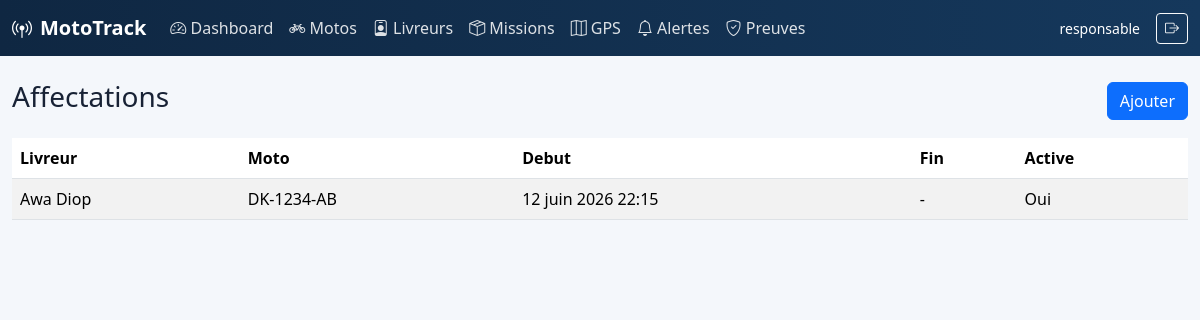
/affectations/ (signed in), run on the app's committed database.
### parc/models.py (models this page shows, shortened)
class Affectation(models.Model):
    livreur = models.ForeignKey(Livreur, on_delete=models.CASCADE, related_name="affectations")
    moto = models.ForeignKey(Moto, on_delete=models.CASCADE, related_name="affectations")
    date_debut = models.DateTimeField(default=timezone.now)
    date_fin = models.DateTimeField(blank=True, null=True)
    active = models.BooleanField(default=True)
    class Meta:
        ordering = ["-date_debut"]

class Livreur(models.Model):
    STATUT_CHOICES = [
        ("actif", "Actif"),
        ("inactif", "Inactif"),
    ]
    user = models.OneToOneField(
        User,
        on_delete=models.SET_NULL,
        related_name="profil_livreur",
        blank=True,
        null=True,
        help_text="Compte utilise par le livreur pour se connecter.",
    )
    nom = models.CharField(max_length=100)
    prenom = models.CharField(max_length=100)
    telephone = models.CharField(max_length=30)
    adresse = models.TextField(blank=True)
    cni = models.CharField("CNI", max_length=50, unique=True)
    numero_permis = models.CharField(max_length=50, blank=True)
    photo = models.ImageField(upload_to="livreurs/", blank=True, null=True)
    statut = models.CharField(max_length=20, choices=STATUT_CHOICES, default="actif")
    class Meta:
        ordering = ["nom", "prenom"]
    def __str__(self):
        return f"{self.prenom} {self.nom}"

class Moto(models.Model):
    ETAT_CHOICES = [
        ("disponible", "Disponible"),
        ("en_service", "En service"),
        ("maintenance", "Maintenance"),
        ("hors_service", "Hors service"),
    ]
    immatriculation = models.CharField(max_length=50, unique=True)
    marque = models.CharField(max_length=100)
    modele = models.CharField(max_length=100, blank=True)
    etat = models.CharField(max_length=20, choices=ETAT_CHOICES, default="disponible")
    class Meta:
        ordering = ["immatriculation"]
    def __str__(self):
        return self.immatriculation

### parc/views.py (the view)
# urls.py: path("affectations/", views.affectation_list, name="affectation_list"),
@responsable_required
def affectation_list(request):
    affectations = Affectation.objects.select_related("livreur", "moto")
    return render(request, "parc/affectation_list.html", {"affectations": affectations})

### parc/views.py (called while the page is built)
def responsable_required(view_func):
    @wraps(view_func)
    @login_required
    def wrapper(request, *args, **kwargs):
        if request.user.is_staff or request.user.is_superuser:
            return view_func(request, *args, **kwargs)
        if hasattr(request.user, "profil_livreur"):
            return redirect("livreur_dashboard")
        messages.error(request, "Votre compte n'a pas acces a l'espace responsable.")
        return redirect("login")
    return wrapper

### templates/parc/affectation_list.html (shortened to what this page needs)
{% extends "base.html" %}
{% block content %}
<div class="d-flex justify-content-between align-items-center mb-3">
    <h1 class="h3">Affectations</h1>
    <a class="btn btn-primary" href="{% url 'affectation_create' %}">Ajouter</a>
</div>
<div class="table-responsive">
    <table class="table table-striped align-middle">
        <thead><tr><th>Livreur</th><th>Moto</th><th>Debut</th><th>Fin</th><th>Active</th></tr></thead>
        <tbody>
        {% for affectation in affectations %}
            <tr>
                <td>{{ affectation.livreur }}</td>
                <td>{{ affectation.moto }}</td>
                <td>{{ affectation.date_debut }}</td>
                <td>{{ affectation.date_fin|default:"-" }}</td>
                <td>{{ affectation.active|yesno:"Oui,Non" }}</td>
            </tr>
        {% empty %}
            <tr><td colspan="5">Aucune affectation.</td></tr>
        {% endfor %}
        </tbody>
    </table>
</div>
{% endblock %}

### templates/base.html (shortened to what this page needs)
{% load static %}
<!doctype html>
<html lang="fr">
<head>
    <link href="https://cdn.jsdelivr.net/npm/bootstrap@5.3.3/dist/css/bootstrap.min.css" rel="stylesheet">
    <link href="https://cdn.jsdelivr.net/npm/bootstrap-icons@1.11.3/font/bootstrap-icons.css" rel="stylesheet">
    <link rel="stylesheet" href="https://unpkg.com/leaflet@1.9.4/dist/leaflet.css">
    <link rel="stylesheet" href="{% static 'css/mototrack.css' %}">
</head>
<body>
{% if user.is_authenticated %}
<nav class="navbar navbar-expand-lg app-navbar">
    <div class="container-fluid">
        <a class="navbar-brand fw-bold" href="{% url 'dashboard' %}">
            <i class="bi bi-broadcast-pin me-2"></i>MotoTrack
        </a>
        <div class="collapse navbar-collapse" id="navbarNav">
            <ul class="navbar-nav me-auto">
                {% if user.is_staff or user.is_superuser %}
                    <li class="nav-item"><a class="nav-link" href="{% url 'dashboard' %}"><i class="bi bi-speedometer2"></i> Dashboard</a></li>
                    <li class="nav-item"><a class="nav-link" href="{% url 'moto_list' %}"><i class="bi bi-bicycle"></i> Motos</a></li>
                    <li class="nav-item"><a class="nav-link" href="{% url 'livreur_list' %}"><i class="bi bi-person-badge"></i> Livreurs</a></li>
                    <li class="nav-item"><a class="nav-link" href="{% url 'mission_list' %}"><i class="bi bi-box-seam"></i> Missions</a></li>
                    <li class="nav-item"><a class="nav-link" href="{% url 'carte_gps' %}"><i class="bi bi-map"></i> GPS</a></li>
                    <li class="nav-item"><a class="nav-link" href="{% url 'alerte_list' %}"><i class="bi bi-bell"></i> Alertes</a></li>
                    <li class="nav-item"><a class="nav-link" href="{% url 'preuve_list' %}"><i class="bi bi-shield-check"></i> Preuves</a></li>
                {% else %}
                    <li class="nav-item"><a class="nav-link" href="{% url 'livreur_dashboard' %}"><i class="bi bi-phone"></i> Mes missions</a></li>
                {% endif %}
            </ul>
            <span class="navbar-text me-3 small">{{ user.username }}</span>
            <form method="post" action="{% url 'logout' %}">
                <button class="btn btn-outline-light btn-sm" type="submit"><i class="bi bi-box-arrow-right"></i></button>
            </form>
        </div>
    </div>
</nav>
{% endif %}
<main class="container-fluid app-shell py-4">
    {% block content %}{% endblock %}
</main>
</body>
</html>

### static/css/mototrack.css (style rules this page uses)
:root { --navy: #0f2742; --navy-2: #15385c; --green: #18a058; --orange: #f59e0b; --bg: #f4f7fb; --line: #dde5ef; }
body { background: var(--bg); color: #182235; }
.app-navbar { background: linear-gradient(90deg, var(--navy), var(--navy-2)); }
.app-navbar .navbar-brand, .app-navbar .nav-link, .app-navbar .navbar-text { color: #fff; }
.app-navbar .nav-link { opacity: .86; }
.app-shell { max-width: 1440px; }

### data on the page
Affectation: livreur "Awa Diop", moto "DK-1234-AB", date_debut "12 juin 2026 22:15", date_fin "-", active "Oui"

### other printed values
{{ user.username }} "responsable"
